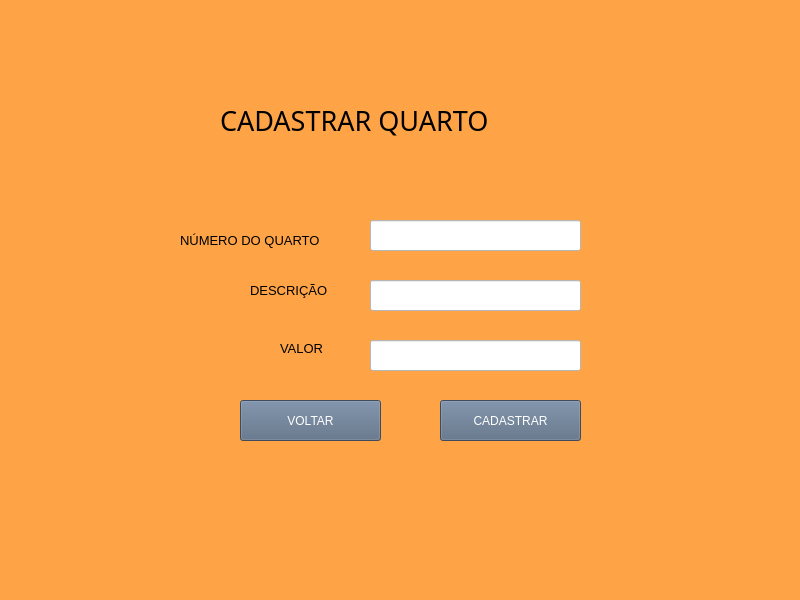
<?xml version="1.0" encoding="UTF-8"?>
<ui version="4.0">
 <class>MainWindow</class>
 <widget class="QMainWindow" name="MainWindow">
  <property name="geometry">
   <rect>
    <x>0</x>
    <y>0</y>
    <width>800</width>
    <height>600</height>
   </rect>
  </property>
  <property name="font">
   <font>
    <pointsize>13</pointsize>
   </font>
  </property>
  <property name="windowTitle">
   <string>MainWindow</string>
  </property>
  <property name="styleSheet">
   <string notr="true">background-color: rgb(255, 164, 70);</string>
  </property>
  <widget class="QWidget" name="centralwidget">
   <widget class="QLabel" name="label">
    <property name="geometry">
     <rect>
      <x>220</x>
      <y>100</y>
      <width>361</width>
      <height>41</height>
     </rect>
    </property>
    <property name="font">
     <font>
      <family>MV Boli</family>
      <pointsize>20</pointsize>
      <weight>50</weight>
      <italic>false</italic>
      <bold>false</bold>
     </font>
    </property>
    <property name="styleSheet">
     <string notr="true">font: 20pt &quot;MV Boli&quot;;
</string>
    </property>
    <property name="text">
     <string>CADASTRAR QUARTO</string>
    </property>
   </widget>
   <widget class="QLabel" name="label_2">
    <property name="geometry">
     <rect>
      <x>180</x>
      <y>230</y>
      <width>171</width>
      <height>20</height>
     </rect>
    </property>
    <property name="font">
     <font>
      <pointsize>10</pointsize>
     </font>
    </property>
    <property name="text">
     <string>NÚMERO DO QUARTO</string>
    </property>
    <property name="alignment">
     <set>Qt::AlignLeading|Qt::AlignLeft|Qt::AlignVCenter</set>
    </property>
   </widget>
   <widget class="QLineEdit" name="lineEdit">
    <property name="geometry">
     <rect>
      <x>370</x>
      <y>220</y>
      <width>211</width>
      <height>31</height>
     </rect>
    </property>
    <property name="styleSheet">
     <string notr="true">background-color: rgb(255, 255, 255);
</string>
    </property>
   </widget>
   <widget class="QLabel" name="label_3">
    <property name="geometry">
     <rect>
      <x>250</x>
      <y>280</y>
      <width>91</width>
      <height>20</height>
     </rect>
    </property>
    <property name="font">
     <font>
      <pointsize>10</pointsize>
     </font>
    </property>
    <property name="text">
     <string>DESCRIÇÃO</string>
    </property>
    <property name="alignment">
     <set>Qt::AlignLeading|Qt::AlignLeft|Qt::AlignVCenter</set>
    </property>
   </widget>
   <widget class="QLineEdit" name="lineEdit_2">
    <property name="geometry">
     <rect>
      <x>370</x>
      <y>280</y>
      <width>211</width>
      <height>31</height>
     </rect>
    </property>
    <property name="statusTip">
     <string/>
    </property>
    <property name="styleSheet">
     <string notr="true">background-color: rgb(255, 255, 255);</string>
    </property>
    <property name="dragEnabled">
     <bool>true</bool>
    </property>
   </widget>
   <widget class="QPushButton" name="pushButton">
    <property name="geometry">
     <rect>
      <x>240</x>
      <y>400</y>
      <width>141</width>
      <height>41</height>
     </rect>
    </property>
    <property name="styleSheet">
     <string notr="true">background-color: rgb(86, 105, 129);
font: 10pt &quot;MS Shell Dlg 2&quot;;
color: rgb(255, 255, 255);</string>
    </property>
    <property name="text">
     <string>VOLTAR</string>
    </property>
   </widget>
   <widget class="QPushButton" name="pushButton_2">
    <property name="geometry">
     <rect>
      <x>440</x>
      <y>400</y>
      <width>141</width>
      <height>41</height>
     </rect>
    </property>
    <property name="styleSheet">
     <string notr="true">background-color: rgb(86, 105, 129);
font: 10pt &quot;MS Shell Dlg 2&quot;;
color: rgb(255, 255, 255);</string>
    </property>
    <property name="text">
     <string>CADASTRAR</string>
    </property>
   </widget>
   <widget class="QLineEdit" name="lineEdit_3">
    <property name="geometry">
     <rect>
      <x>370</x>
      <y>340</y>
      <width>211</width>
      <height>31</height>
     </rect>
    </property>
    <property name="statusTip">
     <string/>
    </property>
    <property name="styleSheet">
     <string notr="true">background-color: rgb(255, 255, 255);</string>
    </property>
    <property name="dragEnabled">
     <bool>true</bool>
    </property>
   </widget>
   <widget class="QLabel" name="label_4">
    <property name="geometry">
     <rect>
      <x>280</x>
      <y>340</y>
      <width>55</width>
      <height>16</height>
     </rect>
    </property>
    <property name="font">
     <font>
      <pointsize>10</pointsize>
     </font>
    </property>
    <property name="text">
     <string>VALOR</string>
    </property>
    <property name="alignment">
     <set>Qt::AlignLeading|Qt::AlignLeft|Qt::AlignVCenter</set>
    </property>
   </widget>
  </widget>
  <widget class="QMenuBar" name="menubar">
   <property name="geometry">
    <rect>
     <x>0</x>
     <y>0</y>
     <width>800</width>
     <height>26</height>
    </rect>
   </property>
  </widget>
  <widget class="QStatusBar" name="statusbar"/>
 </widget>
 <resources/>
 <connections/>
</ui>
